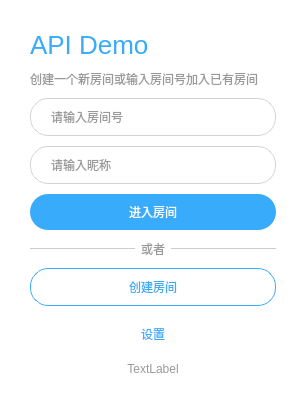
<?xml version="1.0" encoding="UTF-8"?>
<ui version="4.0">
 <class>DlgLogin</class>
 <widget class="QDialog" name="DlgLogin">
  <property name="enabled">
   <bool>true</bool>
  </property>
  <property name="geometry">
   <rect>
    <x>0</x>
    <y>0</y>
    <width>306</width>
    <height>388</height>
   </rect>
  </property>
  <property name="windowTitle">
   <string>登录</string>
  </property>
  <property name="styleSheet">
   <string notr="true">#DlgLogin{
	background-color: rgb(255, 255, 255);
}
#label{
	color: rgb(57,171,251);
	font-size: 26px;
}
#label_2,  #label_7, #lbVersion{
	color: rgb(153,153,153);
}
#editRoomID,#editNickName{
	color: rgb(51,51,51);
}

#widget QPushButton, #widget QLineEdit{
	min-height:36px;
	max-height:36px;
	border-radius: 18px;
}

#widget QLineEdit{
	background: transparent;
	border: 1px solid rgb(211,211,211);
	padding-left: 18px;
	padding-right: 18px;
}


#btnEnterMeeting{
	background: rgb(57,171,251);
	color:white;
}
#btnEnterMeeting:hover,#btnEnterMeeting:pressed{
	background: rgb(5,117,197);
}

#btnCreateMeeting{
	border: 1px solid rgb(57,171,251);
	color:  rgb(57,171,251);
	background: transparent;
}

#btnCreateMeeting:hover,#btnCreateMeeting:pressed{
	background: rgb(57,171,251);
	color:white;
}
#btnEnterMeeting:disabled,#btnCreateMeeting:disabled{
	background: rgb(204,204,204);
	color:white;
	border: 0px;
}

#widget_2 #line1,#widget_2 #line2{
	background: rgb(204,204,204);
	max-height: 1px;
}

#btnLoginSet{
	color:rgb(57,171,251);
}
</string>
  </property>
  <layout class="QVBoxLayout" name="verticalLayout">
   <property name="spacing">
    <number>10</number>
   </property>
   <property name="leftMargin">
    <number>30</number>
   </property>
   <property name="topMargin">
    <number>30</number>
   </property>
   <property name="rightMargin">
    <number>30</number>
   </property>
   <property name="bottomMargin">
    <number>30</number>
   </property>
   <item>
    <widget class="QLabel" name="label">
     <property name="text">
      <string>API Demo</string>
     </property>
    </widget>
   </item>
   <item>
    <widget class="QLabel" name="label_2">
     <property name="text">
      <string>创建一个新房间或输入房间号加入已有房间</string>
     </property>
    </widget>
   </item>
   <item>
    <widget class="QWidget" name="widget" native="true">
     <layout class="QGridLayout" name="gridLayout">
      <property name="leftMargin">
       <number>0</number>
      </property>
      <property name="topMargin">
       <number>0</number>
      </property>
      <property name="rightMargin">
       <number>0</number>
      </property>
      <property name="bottomMargin">
       <number>0</number>
      </property>
      <property name="horizontalSpacing">
       <number>6</number>
      </property>
      <property name="verticalSpacing">
       <number>10</number>
      </property>
      <item row="0" column="0">
       <widget class="QLineEdit" name="editRoomID">
        <property name="maxLength">
         <number>32767</number>
        </property>
        <property name="placeholderText">
         <string>请输入房间号</string>
        </property>
       </widget>
      </item>
      <item row="1" column="0">
       <widget class="QLineEdit" name="editNickName">
        <property name="placeholderText">
         <string>请输入昵称</string>
        </property>
       </widget>
      </item>
      <item row="2" column="0">
       <widget class="QPushButton" name="btnEnterMeeting">
        <property name="enabled">
         <bool>true</bool>
        </property>
        <property name="text">
         <string>进入房间</string>
        </property>
        <property name="default">
         <bool>true</bool>
        </property>
       </widget>
      </item>
      <item row="5" column="0">
       <widget class="QPushButton" name="btnCreateMeeting">
        <property name="text">
         <string>创建房间</string>
        </property>
       </widget>
      </item>
      <item row="3" column="0">
       <widget class="QWidget" name="widget_2" native="true">
        <property name="styleSheet">
         <string notr="true">#line, #line_2
{
color:rgb(181, 0, 0);
min-height: 10px;
max-height: 10px;
}</string>
        </property>
        <layout class="QHBoxLayout" name="horizontalLayout">
         <property name="leftMargin">
          <number>0</number>
         </property>
         <property name="topMargin">
          <number>0</number>
         </property>
         <property name="rightMargin">
          <number>0</number>
         </property>
         <property name="bottomMargin">
          <number>0</number>
         </property>
         <item>
          <widget class="QLabel" name="line1">
           <property name="text">
            <string/>
           </property>
          </widget>
         </item>
         <item>
          <widget class="QLabel" name="label_7">
           <property name="sizePolicy">
            <sizepolicy hsizetype="Fixed" vsizetype="Preferred">
             <horstretch>0</horstretch>
             <verstretch>0</verstretch>
            </sizepolicy>
           </property>
           <property name="text">
            <string>或者</string>
           </property>
           <property name="alignment">
            <set>Qt::AlignCenter</set>
           </property>
          </widget>
         </item>
         <item>
          <widget class="QLabel" name="line2">
           <property name="text">
            <string/>
           </property>
           <property name="alignment">
            <set>Qt::AlignCenter</set>
           </property>
          </widget>
         </item>
        </layout>
       </widget>
      </item>
      <item row="6" column="0" alignment="Qt::AlignHCenter">
       <widget class="QPushButton" name="btnLoginSet">
        <property name="sizePolicy">
         <sizepolicy hsizetype="Fixed" vsizetype="Fixed">
          <horstretch>0</horstretch>
          <verstretch>0</verstretch>
         </sizepolicy>
        </property>
        <property name="cursor">
         <cursorShape>PointingHandCursor</cursorShape>
        </property>
        <property name="text">
         <string>设置</string>
        </property>
       </widget>
      </item>
     </layout>
    </widget>
   </item>
   <item>
    <widget class="QLabel" name="lbVersion">
     <property name="text">
      <string>TextLabel</string>
     </property>
     <property name="alignment">
      <set>Qt::AlignCenter</set>
     </property>
    </widget>
   </item>
  </layout>
 </widget>
 <layoutdefault spacing="6" margin="11"/>
 <resources/>
 <connections/>
</ui>
